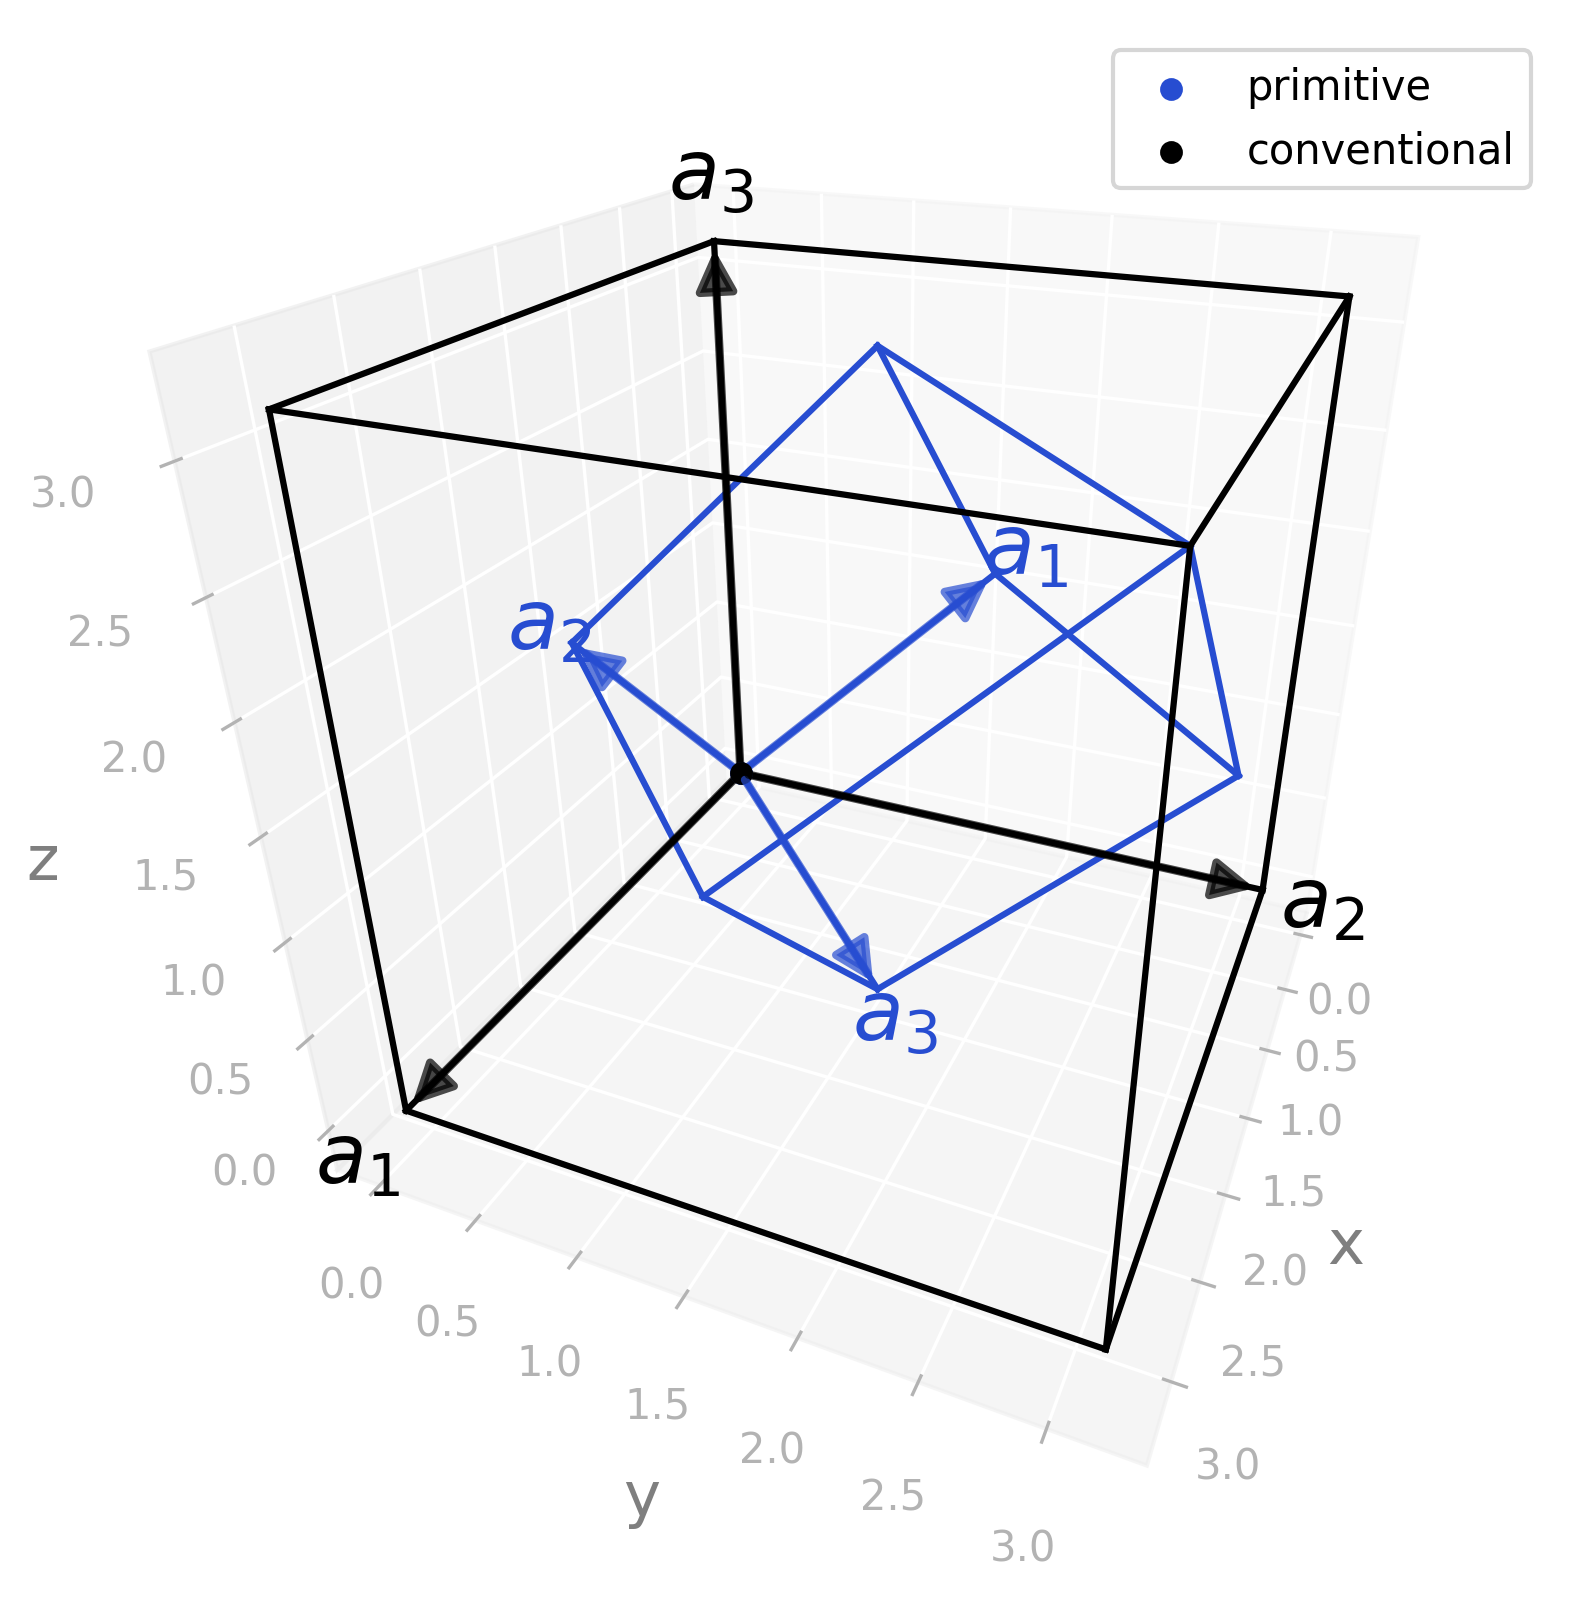

Generate this figure with Python:
import radtools as rad

l = rad.lattice_example(f"FCC")
l.plot(
    "primitive",
    label="primitive",
)
l.legend()
l.plot(
    "conventional",
    label="conventional",
    colour="black"
)
l.legend()
# Save an image:
l.savefig(
    "fcc_real.png",
    elev=28,
    azim=23,
    dpi=300,
   bbox_inches="tight",
)
# Interactive plot:
l.show(elev=28, azim=23)
